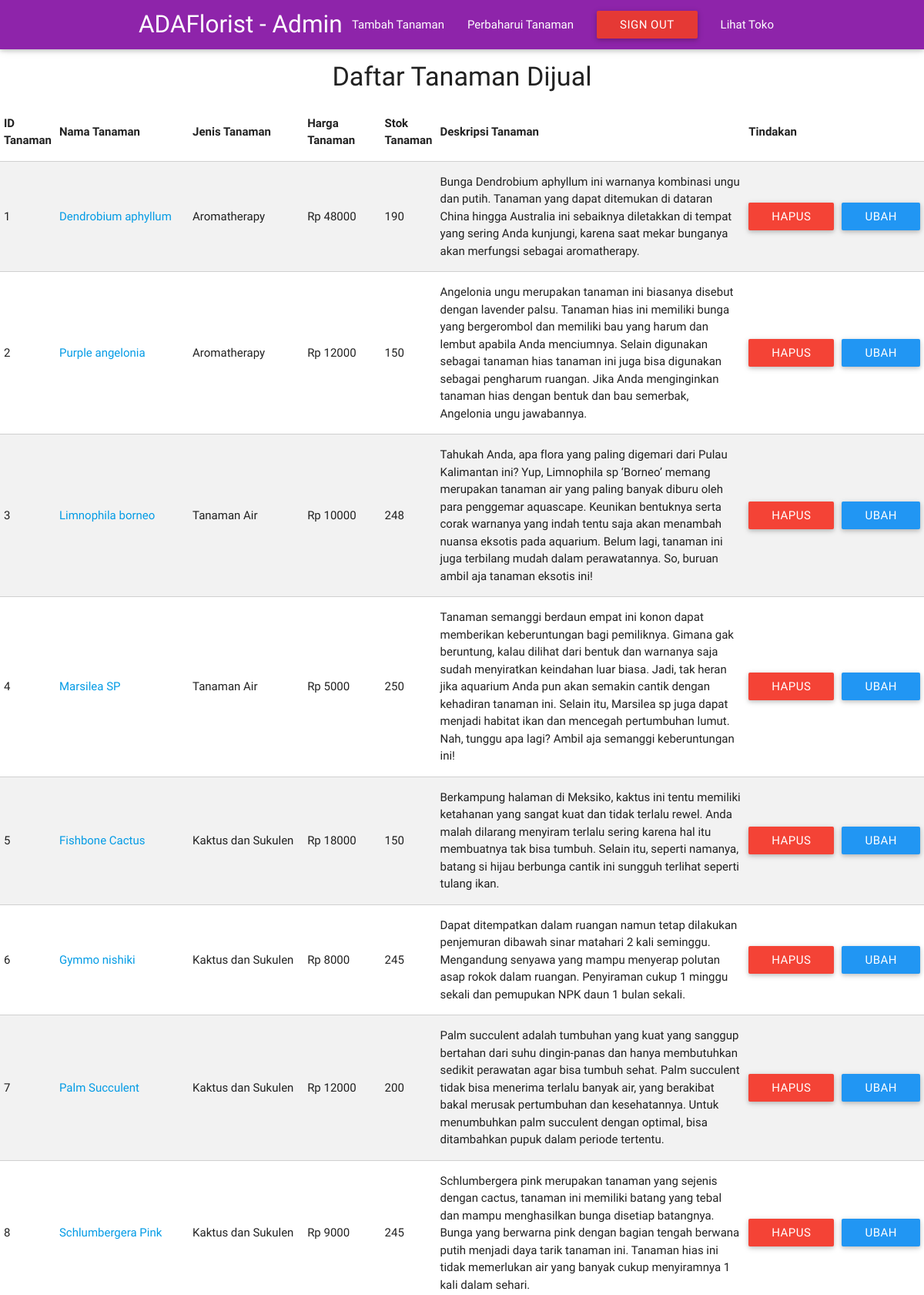
Page /dateup.php (signed in, upper part) on the committed database.
### tables this page shows
CREATE TABLE `tanaman` (
  `ID_Tanaman` int(11) NOT NULL,
  `Nama_Tanaman` varchar(25) NOT NULL,
  `Harga_Tanaman` bigint(20) NOT NULL,
  `Deskripsi_Tanaman` varchar(500) NOT NULL,
  `Jumlah_Stok` int(11) NOT NULL,
  `Jenis_Tanaman` varchar(50) NOT NULL,
  `Gambar` varchar(100) NOT NULL,
  `Berat` float DEFAULT NULL,
  `Iklim` varchar(50) DEFAULT NULL,
  `Ukuran_Tanaman` varchar(50) DEFAULT NULL,
  `Media_Tanam` varchar(50) DEFAULT NULL,
  `Ukuranpot` varchar(50) DEFAULT NULL,
  `Penyiraman` varchar(50) DEFAULT NULL,
  `Kebutuhan_Sinar` varchar(50) DEFAULT NULL,
  `Pemupukan` varchar(100) DEFAULT NULL,
  `Asal_Bibit` varchar(100) DEFAULT NULL,
  `Kondisi_Tanaman` varchar(60) DEFAULT NULL,
  `jumlah_beli` int(20) NOT NULL DEFAULT '0',
  `jumlah_lihat` int(20) NOT NULL DEFAULT '0'
);

### dateup.php (the view, shortened to what this page needs)
<!DOCTYPE HTML>
<html>
<head>
    <link type="text/css" rel="stylesheet" href="css/materialize.min.css" media="screen,projection" />
</head>
<body>
   <?php
    include 'headadmin.php'?>
<p><h4><center>Daftar Tanaman Dijual</center></h4></p>
    <table class="striped bordered" border="1px" width="59%">
        <thead>
            <th>ID Tanaman</th>
            <th>Nama Tanaman</th>
            <th>Jenis Tanaman</th>
            <th>Harga Tanaman</th>
            <th>Stok Tanaman</th>
            <th>Deskripsi Tanaman</th>
            <th width=15%>Tindakan</th>
        </thead>
        <?php
            include 'connect.php';
            $tanaman = mysqli_query($connect, "SELECT * FROM tanaman ORDER BY ID_Tanaman");
            while ($data = mysqli_fetch_assoc($tanaman)) {
        ?>
        <tr>
            <td align="center"><?php echo $data['ID_Tanaman'] ?></td>
            <td width=18%><a href="tanaman.php?idtanaman=<?php echo $data['ID_Tanaman']?>"><?php echo  $data['Nama_Tanaman']?></a></td>
            <td width=15%><?php echo $data['Jenis_Tanaman'] ?></td>
            <td width=10%><?= "Rp "?><?php echo $data['Harga_Tanaman'] ?></td>
            <td><?php echo $data['Jumlah_Stok'] ?></td>
            <td width=50%><?php echo $data['Deskripsi_Tanaman'] ?></td>
            <td><a class='waves effect waves-light btn red modal-trigger' href="#hapus<?php echo $data['ID_Tanaman']?>">Hapus</a></td>
            <td><a class='waves effect waves-light btn blue'href="ubah.php?del=<?php echo $data['ID_Tanaman'] ?>">Ubah</a></td>
        </tr>
        <?php
                }
        ?>
    </table>
    <?php include 'footer.php'?>
</html>

### rows in the picture
tanaman: ID_Tanaman "1", Nama_Tanaman "Dendrobium aphyllum", Jenis_Tanaman "Aromatherapy", Harga_Tanaman "48000", Jumlah_Stok "190", Deskripsi_Tanaman "Bunga Dendrobium aphyllum ini warnanya kombinasi ungu dan putih. Tanaman yang dapat ditemukan di dataran China hingga Australia ini sebaiknya diletakkan di tempat yang sering Anda kunjungi, karena saat mekar bunganya akan merfungsi sebagai aromatherapy."
tanaman: ID_Tanaman "2", Nama_Tanaman "Purple angelonia", Jenis_Tanaman "Aromatherapy", Harga_Tanaman "12000", Jumlah_Stok "150", Deskripsi_Tanaman "Angelonia ungu merupakan tanaman ini biasanya disebut dengan lavender palsu. Tanaman hias ini memiliki bunga yang bergerombol dan memiliki bau yang harum dan lembut apabila Anda menciumnya. Selain digunakan sebagai tanaman hias tanaman ini juga bisa digunakan sebagai pengharum ruangan. Jika Anda menginginkan tanaman hias dengan bentuk dan bau semerbak, Angelonia ungu jawabannya."
tanaman: ID_Tanaman "3", Nama_Tanaman "Limnophila borneo", Jenis_Tanaman "Tanaman Air", Harga_Tanaman "10000", Jumlah_Stok "248", Deskripsi_Tanaman "Tahukah Anda, apa flora yang paling digemari dari Pulau Kalimantan ini? Yup, Limnophila sp ‘Borneo’ memang merupakan tanaman air yang paling banyak diburu oleh para penggemar aquascape. Keunikan bentuknya serta corak warnanya yang indah tentu saja akan menambah nuansa eksotis pada aquarium. Belum lagi, tanaman ini juga terbilang mudah dalam perawatannya. So, buruan ambil aja tanaman eksotis ini!"
tanaman: ID_Tanaman "4", Nama_Tanaman "Marsilea SP", Jenis_Tanaman "Tanaman Air", Harga_Tanaman "5000", Jumlah_Stok "250", Deskripsi_Tanaman "Tanaman semanggi berdaun empat ini konon dapat memberikan keberuntungan bagi pemiliknya. Gimana gak beruntung, kalau dilihat dari bentuk dan warnanya saja sudah menyiratkan keindahan luar biasa. Jadi, tak heran jika aquarium Anda pun akan semakin cantik dengan kehadiran tanaman ini. Selain itu, Marsilea sp juga dapat menjadi habitat ikan dan mencegah pertumbuhan lumut. Nah, tunggu apa lagi? Ambil aja semanggi keberuntungan ini!"
tanaman: ID_Tanaman "5", Nama_Tanaman "Fishbone Cactus", Jenis_Tanaman "Kaktus dan Sukulen", Harga_Tanaman "18000", Jumlah_Stok "150", Deskripsi_Tanaman "Berkampung halaman di Meksiko, kaktus ini tentu memiliki ketahanan yang sangat kuat dan tidak terlalu rewel. Anda malah dilarang menyiram terlalu sering karena hal itu membuatnya tak bisa tumbuh. Selain itu, seperti namanya, batang si hijau berbunga cantik ini sungguh terlihat seperti tulang ikan."
tanaman: ID_Tanaman "6", Nama_Tanaman "Gymmo nishiki", Jenis_Tanaman "Kaktus dan Sukulen", Harga_Tanaman "8000", Jumlah_Stok "245", Deskripsi_Tanaman "Dapat ditempatkan dalam ruangan namun tetap dilakukan penjemuran dibawah sinar matahari 2 kali seminggu. Mengandung senyawa yang mampu menyerap polutan asap rokok dalam ruangan. Penyiraman cukup 1 minggu sekali dan pemupukan NPK daun 1 bulan sekali."
tanaman: ID_Tanaman "7", Nama_Tanaman "Palm Succulent", Jenis_Tanaman "Kaktus dan Sukulen", Harga_Tanaman "12000", Jumlah_Stok "200", Deskripsi_Tanaman "Palm succulent adalah tumbuhan yang kuat yang sanggup bertahan dari suhu dingin-panas dan hanya membutuhkan sedikit perawatan agar bisa tumbuh sehat. Palm succulent tidak bisa menerima terlalu banyak air, yang berakibat bakal merusak pertumbuhan dan kesehatannya. Untuk menumbuhkan palm succulent dengan optimal, bisa ditambahkan pupuk dalam periode tertentu."
tanaman: ID_Tanaman "8", Nama_Tanaman "Schlumbergera Pink", Jenis_Tanaman "Kaktus dan Sukulen", Harga_Tanaman "9000", Jumlah_Stok "245", Deskripsi_Tanaman "Schlumbergera pink merupakan tanaman yang sejenis dengan cactus, tanaman ini memiliki batang yang tebal dan mampu menghasilkan bunga disetiap batangnya. Bunga yang berwarna pink dengan bagian tengah berwana putih menjadi daya tarik tanaman ini. Tanaman hias ini tidak memerlukan air yang banyak cukup menyiramnya 1 kali dalam sehari."
